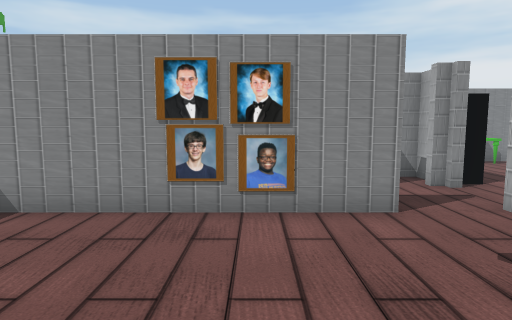
View 1 (above)

23 first-person views from a walk through a scene from a Unity 3-D project. The camera is 1.5 m above the floor, tilts 6° down and sees 75° across. The floor is counted in squares, 1 m on a side. Each view is taken from the middle of a square. On the plan, view 1 faces up. The plan holds only what a view shows up to about 15 squares ahead; the rest is blank. The place goes on beyond the plan. Door leaves are left out, so doorways stand open. Some surface patterns are stand-ins.

View 2
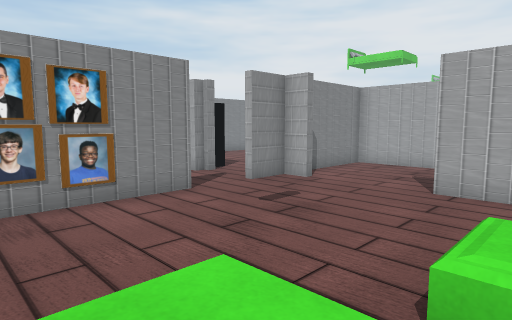

View 3
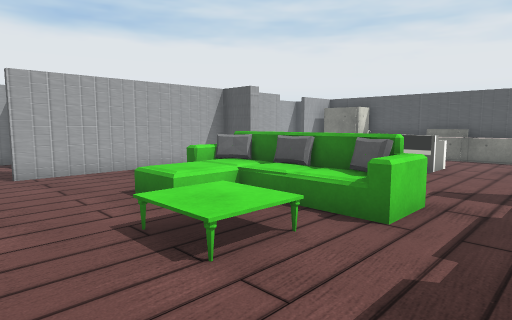

View 4
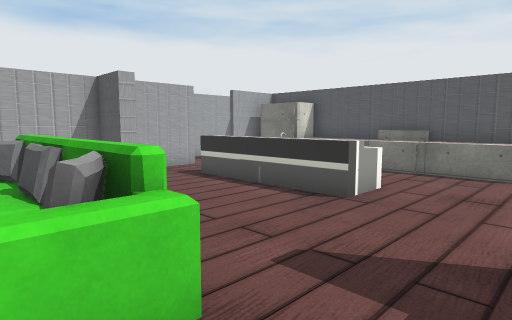

View 5
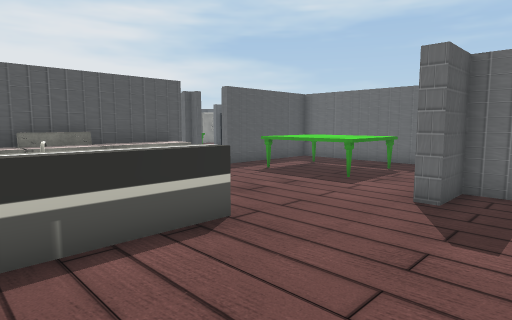

View 6
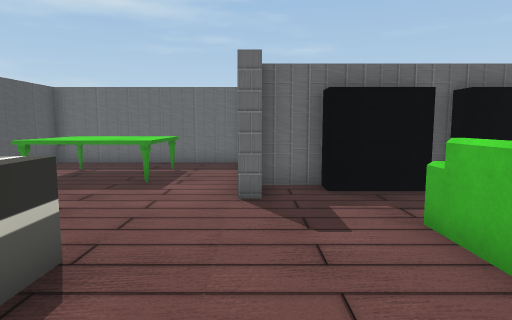

View 7
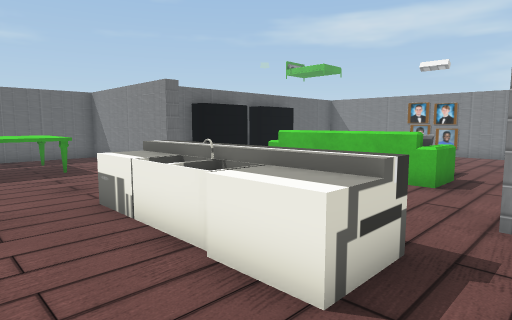

View 8
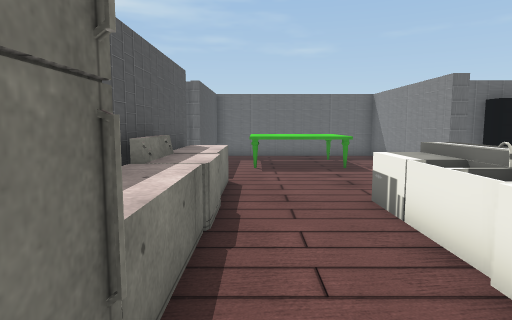

View 9
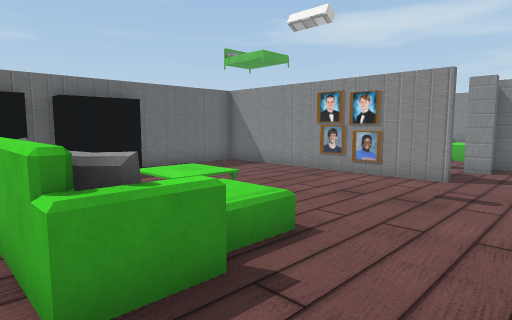

View 10
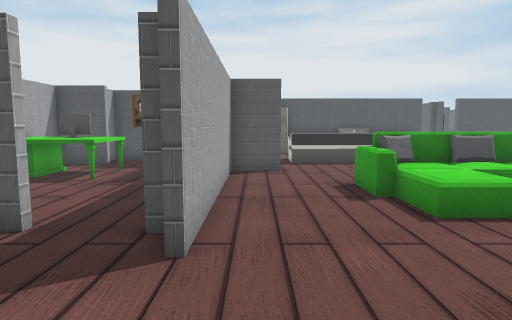

View 11
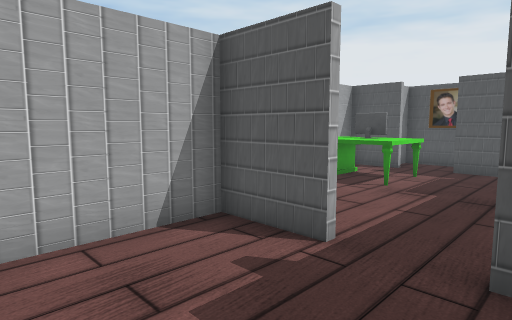

View 12
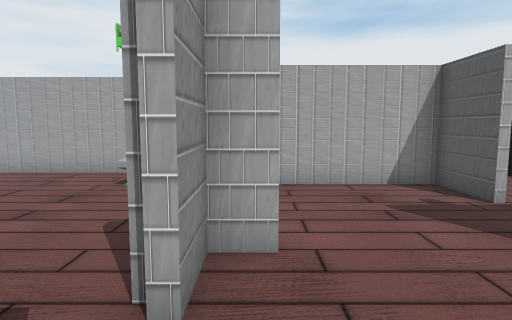

View 13
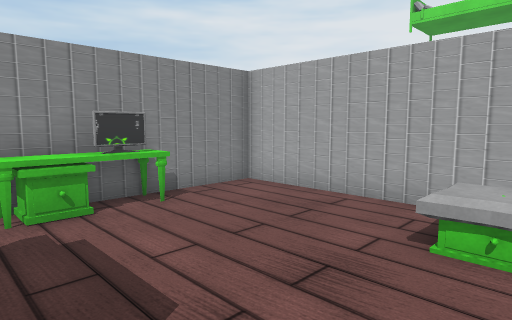

View 14
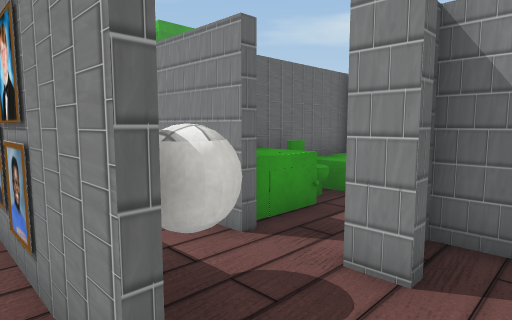

View 15
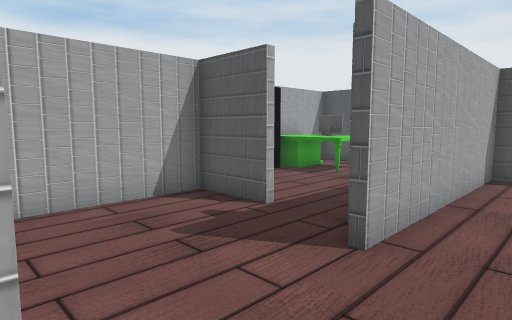

View 16
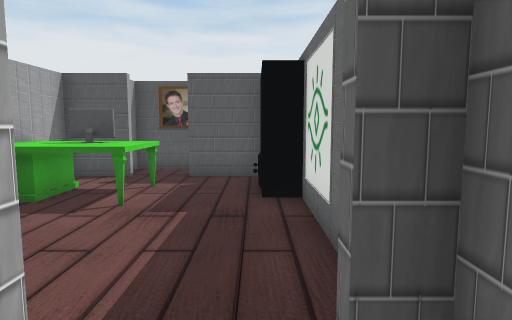

View 17
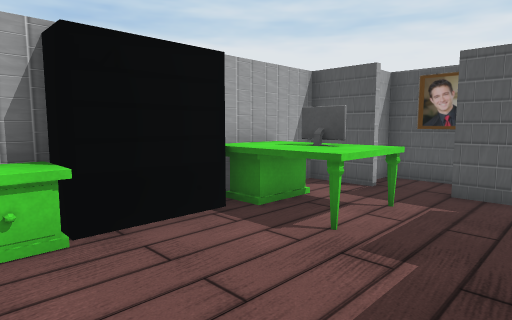

View 18
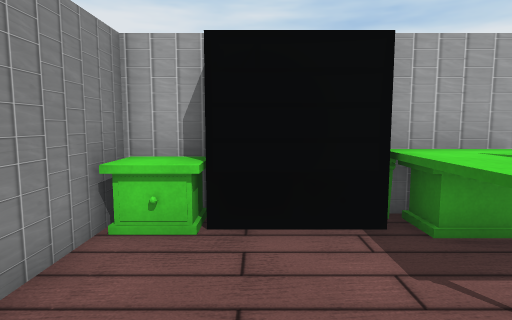

View 19
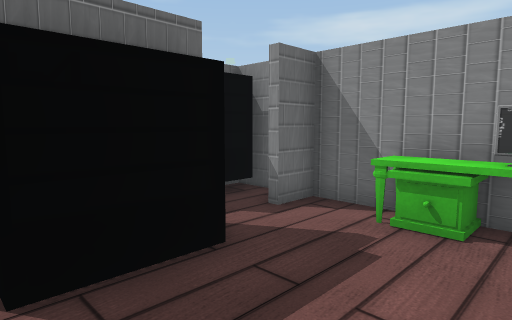

View 20
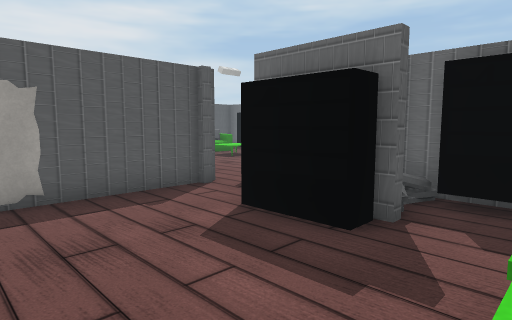

View 21
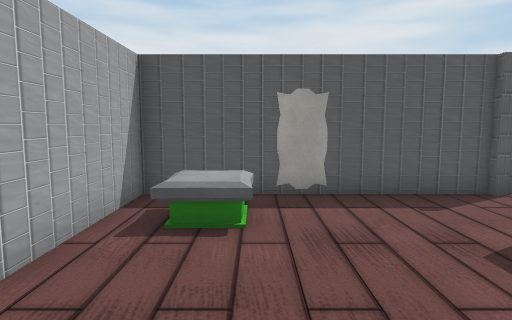

View 22
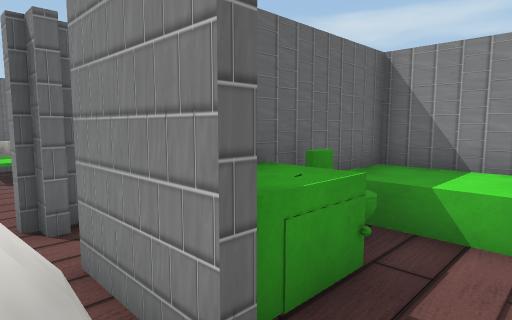

View 23
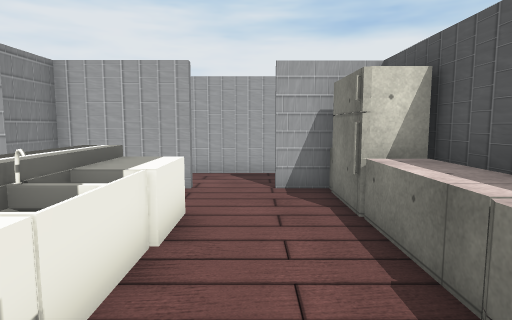

### Floor plan
Points are (right, up) in squares from view 1. A wall is a line through its corners. A room is listed if a view was taken in it or the views show most of it. See-through windows are left out.
Room 1 (views 1, 2, 3, 4, 5, 6, 7, 8, 9, 10, 11, 12, 14, 15, 16, 22, 23)
walls: (5.8, -5.5) (5.8, 1.4); (5.5, -6.4) (4.2, -6.4) (4.2, -5.9) (5.5, -5.9); (-6.2, -4.5) (-6.2, -5.9) (-4.7, -5.9) (-4.7, -6.4) (-10.8, -6.4); (6, 0.9) (6, 0.4) (6.6, 0.4); (5.8, -9.5) (5.8, -6.5); (8.2, 0.4) (10.4, 0.4) (10.4, 5.6) (7.2, 5.6); (-4, -12.7) (5.8, -12.7) (5.8, -11.4); (-1.3, -13.6) (0.5, -13.6); (-1.4, 5.6) (-6.2, 5.6) (-6.2, 1.5); (2.5, 5.6) (1.4, 5.6); (5.8, 4.6) (5.8, 5.6) (4.4, 5.6); (3.3, -13.9) (3.3, -12.6); (-4.4, -13.9) (3.8, -13.9); (-11.3, -6.6) (-11.3, -13.5); (0.6, 8.1) (-1.8, 8.1); (-3.4, 7.9) (-3.9, 7.9); (2.9, 8.1) (2.1, 8.1); (-3, 8.1) (-3.5, 8.1); (4.8, 8.1) (4.4, 8.1); (-10.5, -13.9) (-6.2, -13.9)
low walls: (-1.3, -12.8) (-1.3, -13.6); (0.4, -13.1) (0.4, -12.6)
ways out: opening at (5, 7) to room 2; opening at (7.5, 0) to room 3; opening at (6, -10.5) to room 4
objects: other object (-9, -12) to (-7, -9); other object (-6, -4) to (-6, -2); other object (-6, -1) to (-6, 0); sofa (-3, -3) to (2, 0); other object (-1, -10) to (3, -8); other object (-1, 6); other object (0, 6); other object (1, 6); ball (1, 7)
Room 2 (views 13, 19, 20, 21)
walls: (2.5, 10.9) (2.5, 10.1); (4.9, 5.8) (12.5, 5.8) (12.5, 13.8) (4.9, 13.8) (4.9, 12.6); (3.8, 13.8) (3.1, 13.8); (1.2, 13.8) (-1.1, 13.8) (-1.1, 10)
ways out: opening at (5, 7) to room 1
objects: sink (-1, 9) to (0, 10); other object (-1, 12) to (1, 13); toilet (0, 11); other object (3, 11) to (3, 13); pillow (4, 10) to (4, 11); other object (5, 9) to (6, 10); other object (5, 10); other object (7, 13) to (7, 14); other object (8, 13) to (9, 13); other object (9, 6); other object (10, 7) to (11, 8)
Room 3 (views 17, 18)
walls: (6, -1.8) (6, -4.9); (10.6, -7.7) (12.5, -7.7) (12.5, -4.1); (6.8, -7.7) (9, -7.7); (12.5, -1.4) (12.5, 0.2); (11.5, 0.2) (9.6, 0.2)
ways out: opening at (7.5, 0) to room 1; open door at (9.5, -8) to room 5
objects: books (6, -7) to (7, -5); other object (6, -4); other object (9, -6) to (12, -4); other object (10, -5) to (11, -5); books (12, -4) to (12, -1)
Room 4 (no view inside)
walls: (8.3, -11.6) (8.3, -9)
ways out: opening at (6, -10.5) to room 1
Room 5 (no view inside)
walls: (9.2, -9.5) (11.1, -9.5) (11.1, -8.8)
ways out: open door at (9.5, -8) to room 3

Positions as (right, up) in squares from view 1, and headings:
1: (0, 0), facing up
2: (-2, -1), facing up-right
3: (-5, 3), facing down-right
4: (-5, -2), facing down-right
5: (2, -4), facing down-left
6: (2, -6), facing left
7: (5, -12), facing up-left
8: (5, -12), facing left
9: (5, -4), facing up-left
10: (5, 5), facing down
11: (6, 4), facing down-right
12: (2, 5), facing right
13: (6, 7), facing up-right
14: (4, 5), facing up-left
15: (4, 5), facing down-right
16: (7, 2), facing down
17: (7, 0), facing down-right
18: (7, -2), facing right
19: (9, 8), facing up-left
20: (10, 13), facing down-left
21: (10, 13), facing down
22: (2, 7), facing up-left
23: (-2, -11), facing right
